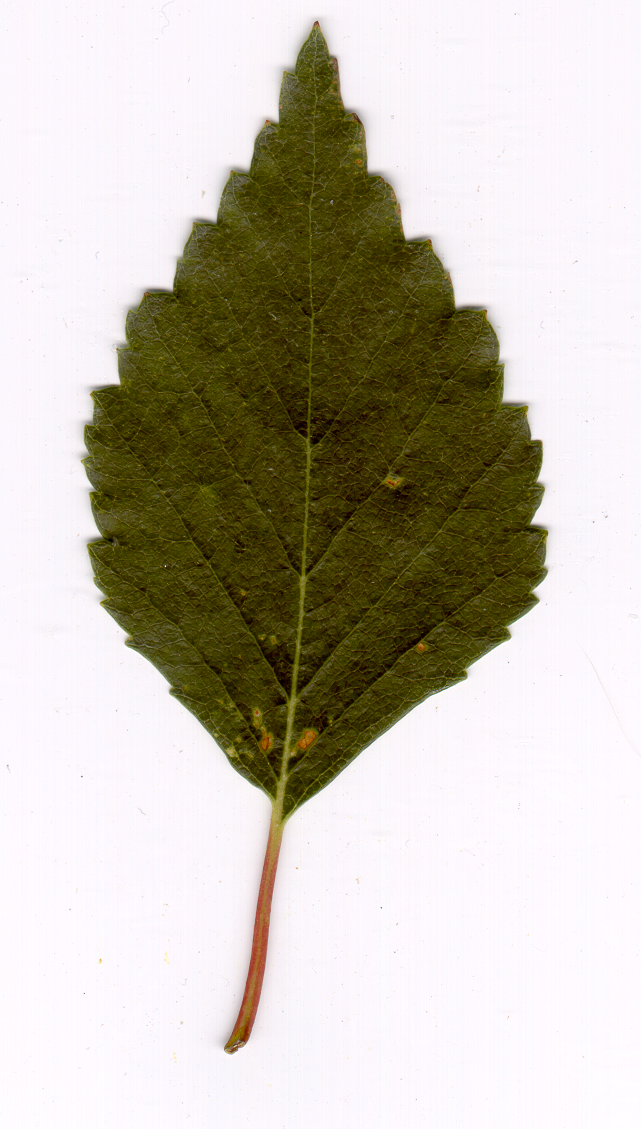
#> input picture practice/01 Basics/datasets/part3/test_set_leaves/001.tif, 641 x 1129 px
$ python -i image_converter.py   (imports and definitions only)
#> lines starting #> are read from the running program, lines starting #| are printed output that depends on the picture; after the words box and inside, x2 and y2 are one past the last pixel; in counts of white or black regions, pixels touching at a corner belong together
import numpy as np
import cv2
import imutils
from google.colab.patches import cv2_imshow


class Image2TimeSeries:
    """
    Converter from image to time series using an angle-based method.

    Parameters
    ----------
    angle_step : int, optional
        Angle step for finding the contour points, by default 10.
    """

    def __init__(self, angle_step: int = 10) -> None:
        self.angle_step = angle_step

    def _img_preprocess(self, img: np.ndarray) -> np.ndarray:
        """
        Preprocess the image: grayscale, invert, blur, and threshold.

        Parameters
        ----------
        img : np.ndarray
            Raw input image.

        Returns
        -------
        np.ndarray
            Preprocessed image.
        """
        gray_img = cv2.cvtColor(img, cv2.COLOR_BGR2GRAY)
        inverted_img = cv2.bitwise_not(gray_img)
        blurred_img = cv2.GaussianBlur(inverted_img, (5, 5), 0)
        _, prep_img = cv2.threshold(blurred_img, 127, 255, cv2.THRESH_BINARY)
        return prep_img

    def _get_contour(self, img: np.ndarray) -> np.ndarray:
        """
        Find the largest contour in the preprocessed image.

        Parameters
        ----------
        img : np.ndarray
            Preprocessed image.

        Returns
        -------
        np.ndarray
            Largest object contour.
        """
        contours, _ = cv2.findContours(img.copy(), cv2.RETR_EXTERNAL, cv2.CHAIN_APPROX_SIMPLE)
        largest_contour = max(contours, key=cv2.contourArea, default=None)
        if largest_contour is None or cv2.contourArea(largest_contour) <= 500:
            raise ValueError("No valid contour found in the image.")
        return largest_contour

    def _get_center(self, contour: np.ndarray) -> tuple[int, int]:
        """
        Compute the center of the object using contour moments.

        Parameters
        ----------
        contour : np.ndarray
            Object contour.

        Returns
        -------
        tuple[int, int]
            Coordinates of the object center.
        """
        M = cv2.moments(contour)
        if M["m00"] == 0:
            raise ValueError("Contour center cannot be calculated.")
        center_x = int(M["m10"] / M["m00"])
        center_y = int(M["m01"] / M["m00"])
        return center_x, center_y

    def _get_coordinates_at_angle(self, contour: np.ndarray, center: tuple[int, int], angle: int) -> np.ndarray:
        """
        Find a contour point located at a specific angle relative to the center.

        Parameters
        ----------
        contour : np.ndarray
            Object contour.
        center : tuple[int, int]
            Coordinates of the object center.
        angle : int
            Angle in degrees.

        Returns
        -------
        np.ndarray
            Coordinates of the contour point at the specified angle.
        """
        angles = np.rad2deg(np.arctan2(*(center - contour).T))
        angles = (angles + 450) % 360  # Normalize angles to [0, 360)
        found = np.isclose(angles, angle)
        if np.any(found):
            return contour[found][0]
        idx = np.argmin(np.abs(angles - angle))
        return contour[idx]

    def _get_edge_coordinates(self, contour: np.ndarray, center: tuple[int, int]) -> list[np.ndarray]:
        """
        Find contour points located at regular angular intervals.

        Parameters
        ----------
        contour : np.ndarray
            Object contour.
        center : tuple[int, int]
            Coordinates of the object center.

        Returns
        -------
        list[np.ndarray]
            List of contour points at specified angular intervals.
        """
        return [
            self._get_coordinates_at_angle(contour, center, angle)
            for angle in range(0, 360, self.angle_step)
        ]

    def _img_show(self, img: np.ndarray, contour: np.ndarray, edge_coordinates: list[np.ndarray], center: tuple[int, int]) -> None:
        """
        Visualize the image with contour, center, and rays.

        Parameters
        ----------
        img : np.ndarray
            Raw input image.
        contour : np.ndarray
            Object contour.
        edge_coordinates : list[np.ndarray]
            List of contour points.
        center : tuple[int, int]
            Coordinates of the object center.
        """
        cv2.drawContours(img, [contour], -1, (0, 255, 0), 6)
        cv2.circle(img, center, 7, (255, 255, 255), -1)
        cv2.putText(img, "center", (center[0] - 20, center[1] - 20), cv2.FONT_HERSHEY_SIMPLEX, 0.5, (255, 255, 255), 2)
        for coord in edge_coordinates:
            cv2.line(img, tuple(center), tuple(coord), (255, 0, 255), 4)
        cv2_imshow(imutils.resize(img, width=200))

    def convert(self, img: np.ndarray, is_visualize: bool = False) -> np.ndarray:
        """
        Convert image to time series based on distance from the center.

        Parameters
        ----------
        img : np.ndarray
            Input image.
        is_visualize : bool, optional
            Whether to visualize the process, by default False.

        Returns
        -------
        np.ndarray
            Time series representation of the image.
        """
        prep_img = self._img_preprocess(img)
        contour = self._get_contour(prep_img)
        center = self._get_center(contour)
        edge_coordinates = self._get_edge_coordinates(contour.squeeze(), center)

        if is_visualize:
            self._img_show(img.copy(), contour, edge_coordinates, center)

        ts = [np.linalg.norm(coord - center) for coord in edge_coordinates]
        return np.array(ts)

>>> import cv2
>>> picture = cv2.imread('../datasets/part3/test_set_leaves/001.tif')
#> picture is the input picture: shape (1129, 641, 3); mean B, G, R 177.6, 190.3, 195.9
>>> result = Image2TimeSeries().convert(picture)
#> in _img_preprocess, `gray_img = cv2.cvtColor(img, cv2.COLOR_BGR2GRAY)`:
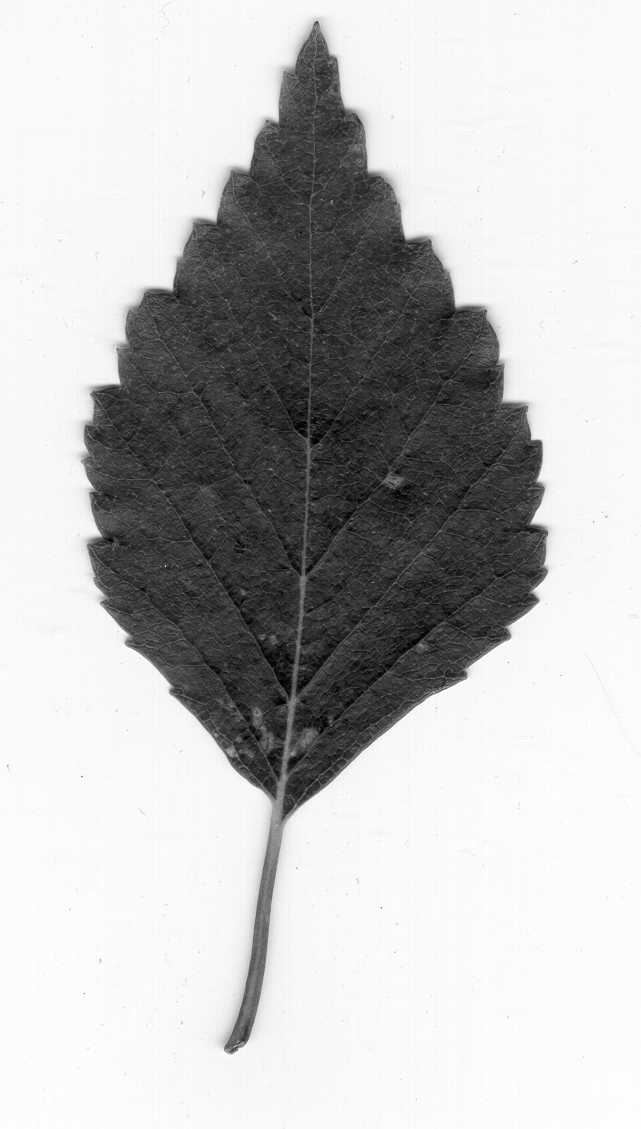
#> gray_img: shape (1129, 641); min 0, max 255, mean 190.5
#> in _img_preprocess, `inverted_img = cv2.bitwise_not(gray_img)`:
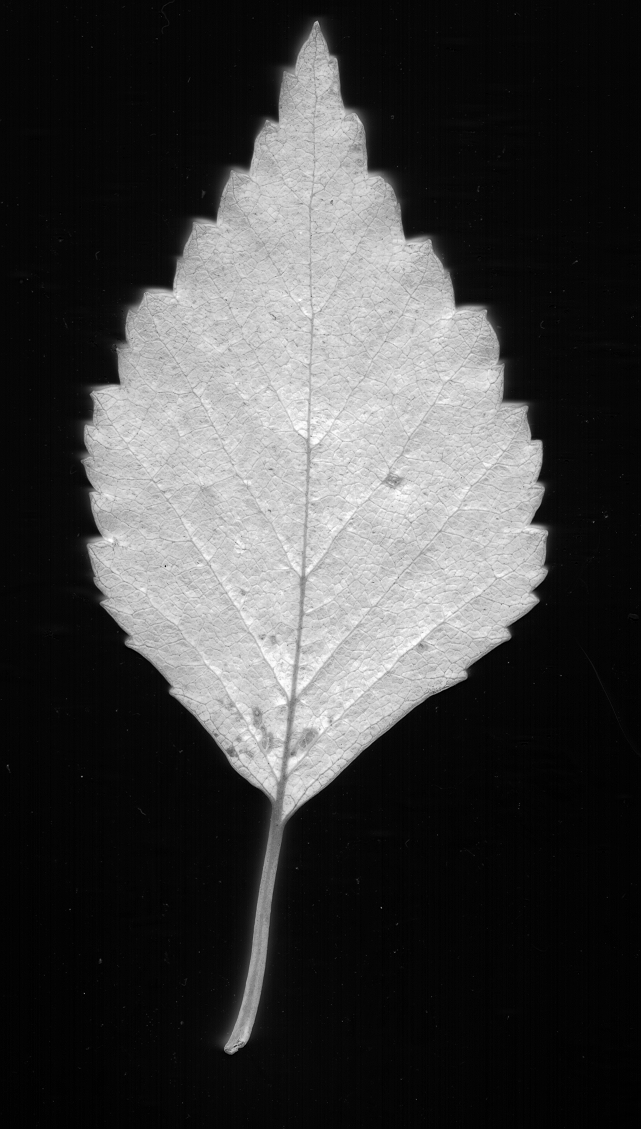
#> inverted_img: shape (1129, 641); min 0, max 255, mean 64.5
#> in _img_preprocess, `_, prep_img = cv2.threshold(blurred_img, 127, 255, cv2.THRESH_BINARY)`:
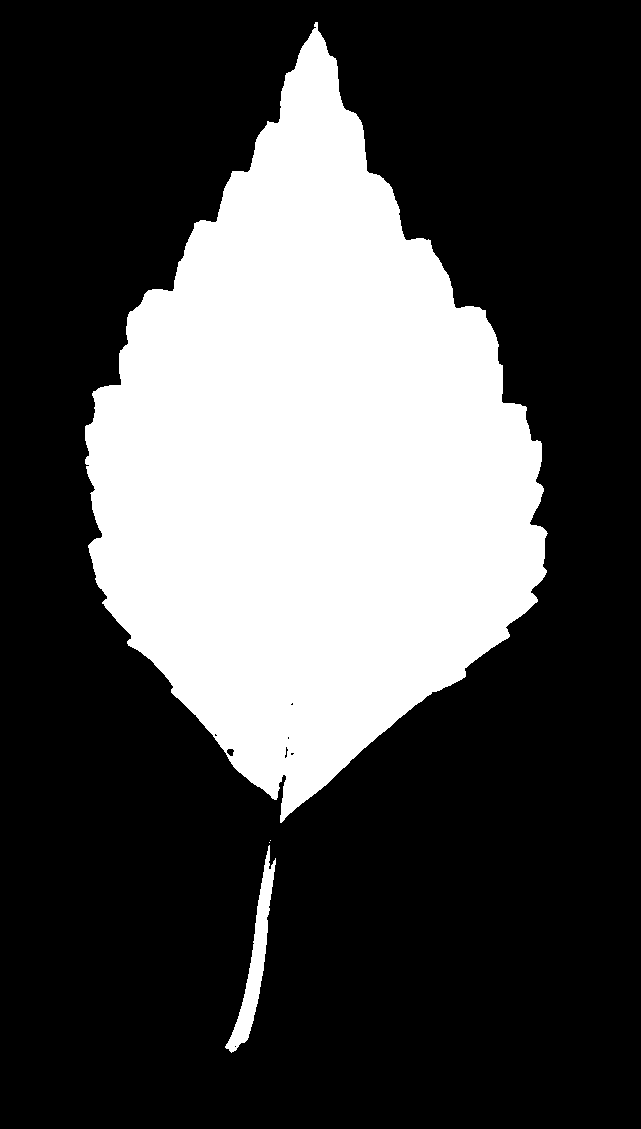
#> prep_img: shape (1129, 641); 29.9% white; 4 white regions (2 under 20 px)
#> in _get_contour, `contours, _ = cv2.findContours(img.copy(), cv2.RETR_EXTERNAL, cv2.CHAI..`: contours = 4 contours, 2 with area under 20; largest, box (x1, y1, x2, y2) and area: (85, 22, 548, 823) 212580, (225, 845, 276, 1053) 2418
#> in _get_contour, `largest_contour = max(contours, key=cv2.contourArea, default=None)`: largest_contour = contour of 912 points, box (x1, y1, x2, y2) (85, 22, 548, 823), area 212580
#> in convert, `contour = self._get_contour(prep_img)`: contour has the same summary as largest_contour in _get_contour
#> in _get_center, `M = cv2.moments(contour)`: M = moments, m00 212580, centre m10/m00, m01/m00 = (310.6, 461.7)
#> in _get_center, `center_x = int(M["m10"] / M["m00"])`: center_x = 310
#> in _get_center, `center_y = int(M["m01"] / M["m00"])`: center_y = 461
#> in convert, `center = self._get_center(contour)`: center = (310, 461)
#> in _get_coordinates_at_angle, `angles = np.rad2deg(np.arctan2(*(center - contour).T))`: angles = 912 values, max 180 at index 485, min -179.8 at index 486, mean 7.37
#> in _get_coordinates_at_angle, `angles = (angles + 450) % 360`: angles = 912 values, max 359.8 at index 684, min 0 at index 685, mean 175.9
#> in convert, `edge_coordinates = self._get_edge_coordinates(contour.squeeze(), center)`: edge_coordinates = 36 pairs, first value 85 to 544, second value 34 to 796
#> in convert, `ts = [np.linalg.norm(coord - center) for coord in edge_coordinates]`: ts = 36 values, max 427 at index 9, min 203.7 at index 2, mean 256.8
#> result has the same summary as ts in convert

$ run again, on practice/01 Basics/datasets/part3/test_set_leaves/003.tif
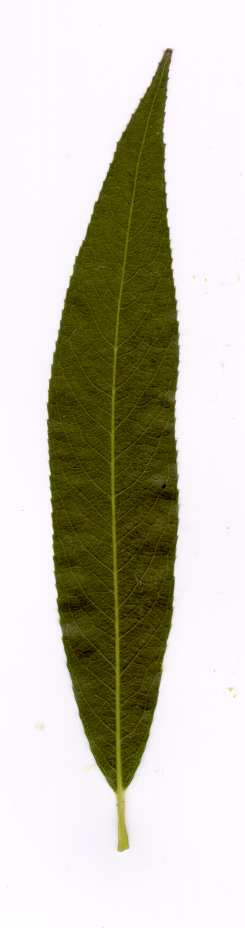
#> input picture practice/01 Basics/datasets/part3/test_set_leaves/003.tif, 490 x 1856 px (shown at 1/2 size)
#> picture is the input picture: shape (1856, 490, 3); mean B, G, R 179.6, 194.5, 197.7
#> in _img_preprocess, `inverted_img = cv2.bitwise_not(gray_img)`:
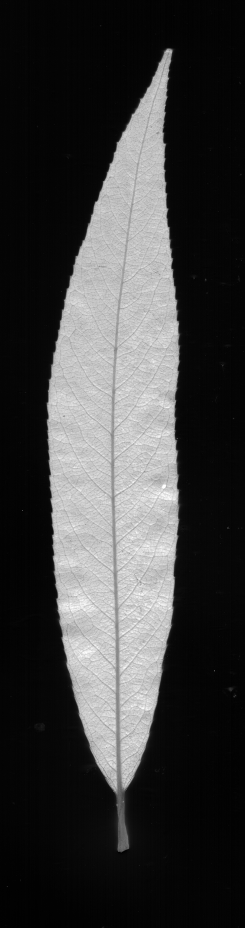
#> inverted_img: shape (1856, 490) (shown at 1/2 size); min 0, max 255, mean 61.3
#> in _img_preprocess, `_, prep_img = cv2.threshold(blurred_img, 127, 255, cv2.THRESH_BINARY)`:
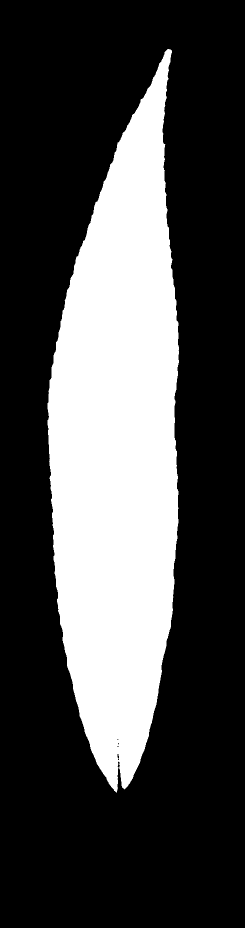
#> prep_img: shape (1856, 490) (shown at 1/2 size); 29.1% white; 1 white region
#> contours = 1 contour; box (x1, y1, x2, y2) and area: (95, 98, 358, 1585) 262781
#> largest_contour = contour of 1199 points, box (x1, y1, x2, y2) (95, 98, 358, 1585), area 262781
#> contour has the same summary as largest_contour in _get_contour
#> M = moments, m00 262781, centre m10/m00, m01/m00 = (236.7, 897.4)
#> center_x = 236
#> center_y = 897
#> center = (236, 897)
#> in _get_coordinates_at_angle, `angles = np.rad2deg(np.arctan2(*(center - contour).T))`: angles = 1199 values, max 179.9 at index 657, min -179.9 at index 671, mean 3.75
#> in _get_coordinates_at_angle, `angles = (angles + 450) % 360`: angles = 1199 values, max 359.5 at index 942, min 0 at index 943, mean 175.4
#> edge_coordinates = 36 pairs, first value 95 to 356, second value 285 to 1576
#> ts = 36 values, max 679 at index 27, min 114 at index 0, mean 244.8
#> result has the same summary as ts in convert

$ run again, on practice/01 Basics/datasets/part3/test_set_leaves/004.tif
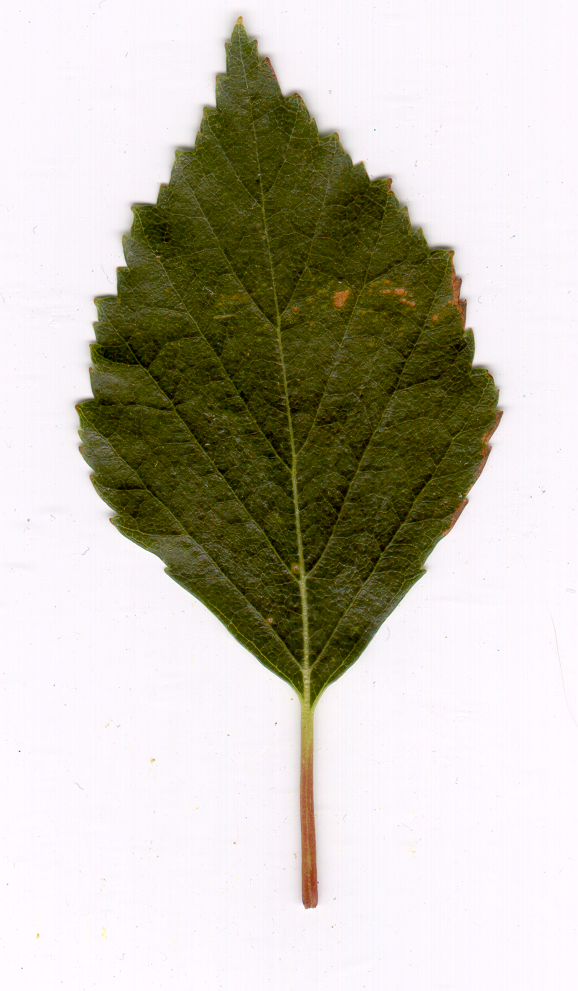
#> input picture practice/01 Basics/datasets/part3/test_set_leaves/004.tif, 578 x 991 px
#> picture is the input picture: shape (991, 578, 3); mean B, G, R 178.7, 191.7, 195.4
#> in _img_preprocess, `inverted_img = cv2.bitwise_not(gray_img)`:
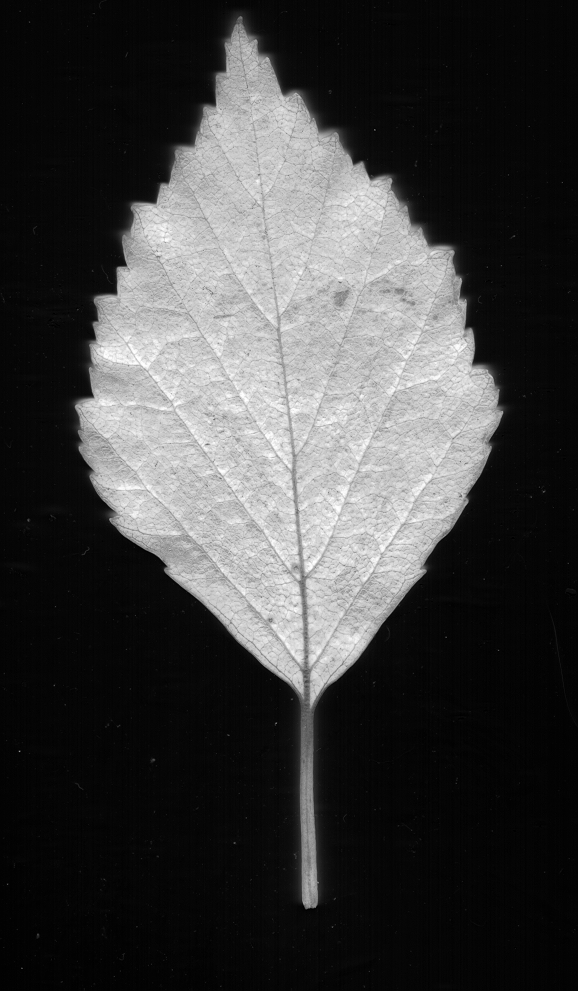
#> inverted_img: shape (991, 578); min 0, max 255, mean 63.7
#> in _img_preprocess, `_, prep_img = cv2.threshold(blurred_img, 127, 255, cv2.THRESH_BINARY)`:
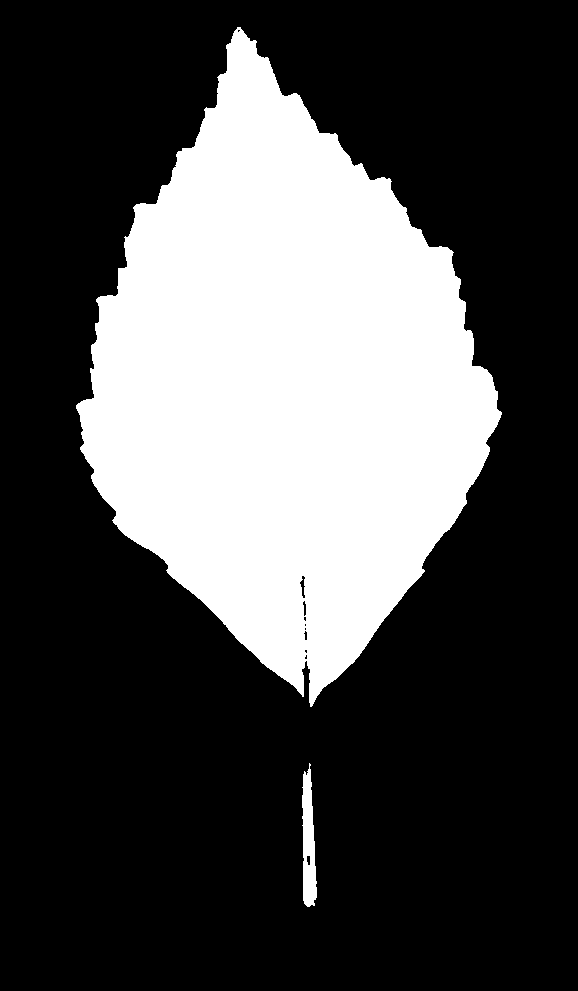
#> prep_img: shape (991, 578); 29.6% white; 2 white regions
#> contours = 2 contours; box (x1, y1, x2, y2) and area: (76, 27, 502, 707) 167158, (302, 763, 317, 907) 1354
#> largest_contour = contour of 834 points, box (x1, y1, x2, y2) (76, 27, 502, 707), area 167158
#> contour has the same summary as largest_contour in _get_contour
#> M = moments, m00 167158.5, centre m10/m00, m01/m00 = (284.3, 383.6)
#> center_x = 284
#> center_y = 383
#> center = (284, 383)
#> in _get_coordinates_at_angle, `angles = np.rad2deg(np.arctan2(*(center - contour).T))`: angles = 834 values, max 180 at index 345, min -179.8 at index 346, mean -13.04
#> in _get_coordinates_at_angle, `angles = (angles + 450) % 360`: angles = 834 values, max 359.5 at index 568, min 0.274 at index 569, mean 173.2
#> idx = 569
#> edge_coordinates = 36 pairs, first value 80 to 498, second value 48 to 679
#> ts = 36 values, max 340 at index 10, min 191.2 at index 1, mean 228.5
#> result has the same summary as ts in convert
